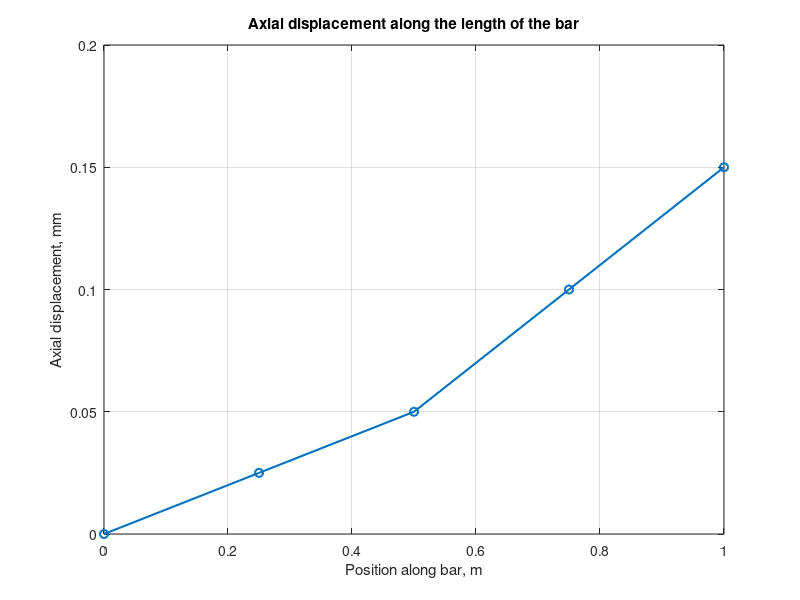
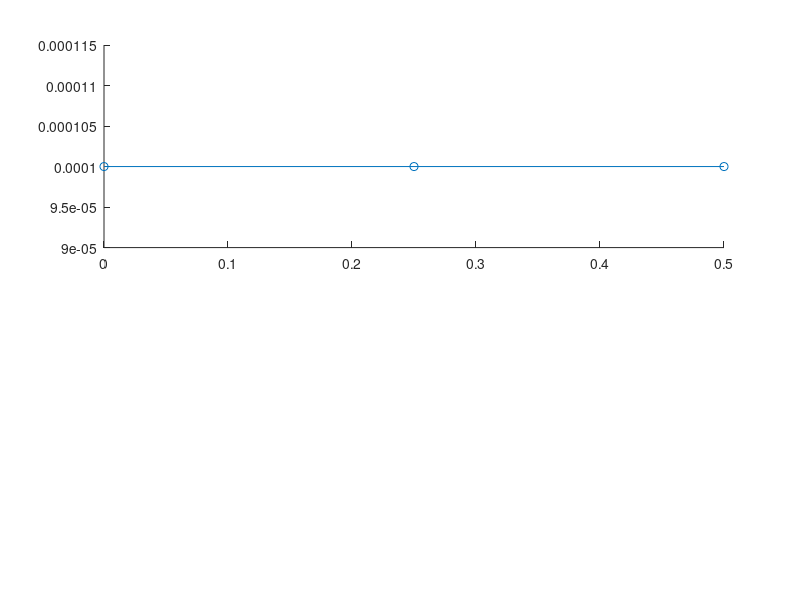

The MATLAB script that drew these images, in order: (Note: this script raises an error after producing the figures.)
% Quadratic  elements have 3 nodes for each element
% different cross sectional area
clear;
clc;
close all;
% problem inputs: m,N,Pa
L= 1; % bar length 1m
A= [100e-6, 50e-6]; % cross sectional area in m^2
E= 200e9; %youngs modulus in Pa
P= 2000; % Axial force applied on the right end of the bar in N

% Analytical solution for checking out solution later
u_exact = P*(L/2)/(A(1)*E) + P*(L/2)/(A(2)*E);

fprintf('Exact end displacement = %.5f mm\n', u_exact*1000);

% Mesh: divide the bar into two equal elements.
nElem = 2;
nNode = 2*nElem + 1;

% Coordinates of the nodes:
x= linspace(0,L,nNode); % intial 0, final L , devides into n points. 

% Connectivity: the two node numbers belonging to each element
elements = [1 2 3;
            3 4 5];

disp('Node coordinates [m]: ');
disp(x);

disp('Element Connectivity: ');
disp(elements);

% Initialize the global stiffness matrix:
K = zeros(nNode, nNode);

% Assemble each element into the global matrix:
for e = 1:nElem
    nodes = elements(e, :);
    % element length and stiffness
    Le = x(nodes(3))- x(nodes(1));
    ke = (E*A(e)/(3*Le))*[7 -8 1;
                       -8 16 -8;
                       1  -8 7];

    K(nodes, nodes) = K(nodes, nodes) + ke;
end

disp('Element stiffness matrix: ');
disp(ke);
disp('Global Stiffness Matrix: ');
disp(K);

% Applied nodal forces: 
F = zeros(nNode, 1);
F(end) = P;

% Prescribed displacements and unknown displacements: 
u = zeros(nNode, 1);
fixed = 1;
free = setdiff(1:nNode, fixed); % setdiff([1 2 3] , 1) gives free = [2 3]

%solve for the unknown displacements:
u(free) = K(free, free) \ F(free); % x = A\B means find x such that A*x = B
                                   % u([2 3]) = K([2 3],[2 3]) \ F([2 3])
                                   % u(rows) = K(rows, colums) \ F(rows)

disp('Nodal displacemets [mm] : ');
disp(u*1000);

% Support reaction and residual forces: 

R = (K * u) - F;    % page 67 dr. clayton
disp('Reaction and residual forces [N]: ');
disp(R);

% Calculate element stress and strain:
strain = zeros(nElem, 1);
stress = zeros(nElem, 1);

for e = 1:nElem
    nodes = elements(e, :);
    Le = x(nodes(3))-x(nodes(1));
    Bmid = [-1 0 1]/Le;
    strain(e) = Bmid * u(nodes);
    stress(e) = E*strain(e);
end
disp('Element midpoint strains: ');
disp(strain);
disp('element midpoint stresses [MPa]: ');
disp(stress/ 1e6);

figure;
plot(x, u*1000, '-o', 'LineWidth',1.5);

xlabel('Position along bar, m');
ylabel('Axial displacement, mm');
title('Axial displacement along the length of the bar');
grid on; 

% Natural coordinate of the left , middle and right nodes
xiNodes = [-1,0,1];

% one row per element, one column per local node
nodalStrain = zeros(nElem, 3);
nodalStress = zeros(nElem, 3);

for e = 1:nElem
    nodes = elements(e, :);
    Le = x(nodes(3)) - x(nodes(1));
    ue = u(nodes);
    for a =1:3
        xi = xiNodes(a);
        % Shape- Function derivatives with respect to x
        B = (2 / Le) * [xi - 0.5, -2*xi, xi+0.5];

        nodalStrain(e, a) = B* ue;
        nodalStress(e, a) = E * nodalStrain(e, a);
    end
end

disp('strains at each element''s thress Nodes: ');
disp(nodalStrain);
disp(' stresses at each elemet''s three nodes [MPa]: ');
disp(nodalStress/ 1e6);

% plot each element separately to preserve the interface jump 
figure;
subplot(2,1,1);
hold on;
for e = 1:nElem
    nodes = elements(e, :);
    plot(x(nodes), nodalStrain(e, :), '-o', LineWidth= 1.5, DisplayName= sprintf('Element %d',e));
end
xlabel('Position [m]');
ylabel('Axial Strain [-]');
title("strain at element nodes");
legend('show');
grid on;
hold off;

subplot(2,1,2);
hold on;
for e=1:nElem
    nodes = elements(e, :);
    plot(x(nodes), nodalStress(e, :)/1e6, '-o', LineWidth= 1.5, DisplayName= sprintf('Element %d',e));
end
xlabel('Position [m]');
ylabel('Axial Stress [MPa]');
title("stress at element nodes");
legend('show');
grid on;
hold off;
